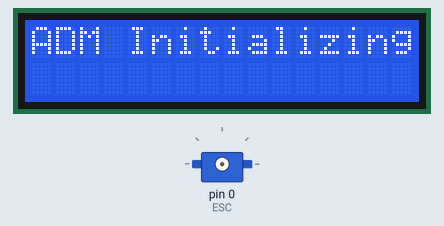
This sketch was run on a simulated Arduino Uno, built with avr-gcc and run on an emulated ATmega328P. Parts: 16×2 character LCD, servo.

Above: at 0.1 s.
At 1.7 s:
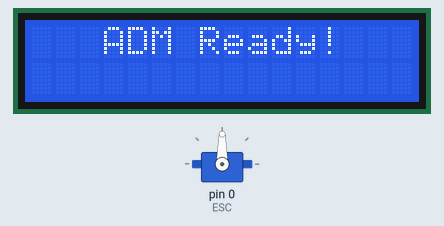
At 8.58 s:
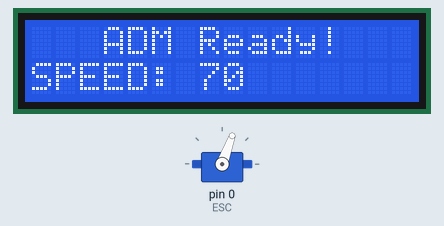
At 15.63 s:
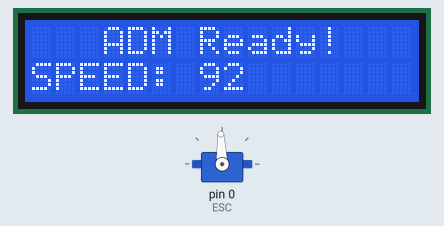
Timing chart, 0 to 40.0 s (numbered marks = the images above):
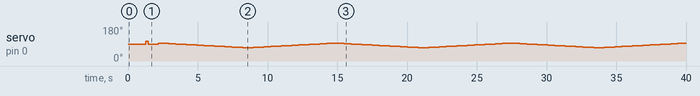

The sketch:

ESC_and_Electronic_Steering.ino
```cpp
#include <Servo.h>
#include <LiquidCrystal.h>
#include <LCDKeypad.h>

LiquidCrystal lcd(8, 9, 4, 5, 6, 7);
Servo steering, ESC;

int turn = 90;
int throttle = 95;
boolean shift;

void setup()
{
//shows ADM boot status
  lcd.begin(16, 2);
  lcd.setCursor(0, 0);
  lcd.print("ADM Initializing");
  delay(1000);

//reset/init of ESC
  ESC.attach(0);
  delay(200);
  ESC.write(105);
  delay(200);
  ESC.write(90);
  delay(200);

//ready message for ADM
  lcd.setCursor(0, 0);
  lcd.print("   ADM Ready!   ");
  delay(500);
}

void loop()
{
  lcd.setCursor(0,1);
  lcd.print("SPEED: ");
  lcd.setCursor(7,1);
  lcd.print(throttle);
  //stop = 95
  ESC.write(throttle);
  delay(250);
  esc();
  if (shift)
  {
    throttle -= 0.5;
  }
  else
  {
    throttle++;
  }
}

void esc()
{
  if (throttle <= 70)
  {
    shift = false;
  }
  else if (throttle >= 95)
    shift = true;
}
```

Measured:
- by itself, servo on pin 0 (ESC): 90° → 105° at 1.3 s, → 90° 0.20 s later, → 95° 0.70 s later, → 94° 0.25 s later, … (153 changes in this stretch)
- what the display in image 1 shows lasts 0.5 s, from 1.7 s to 2.2 s
